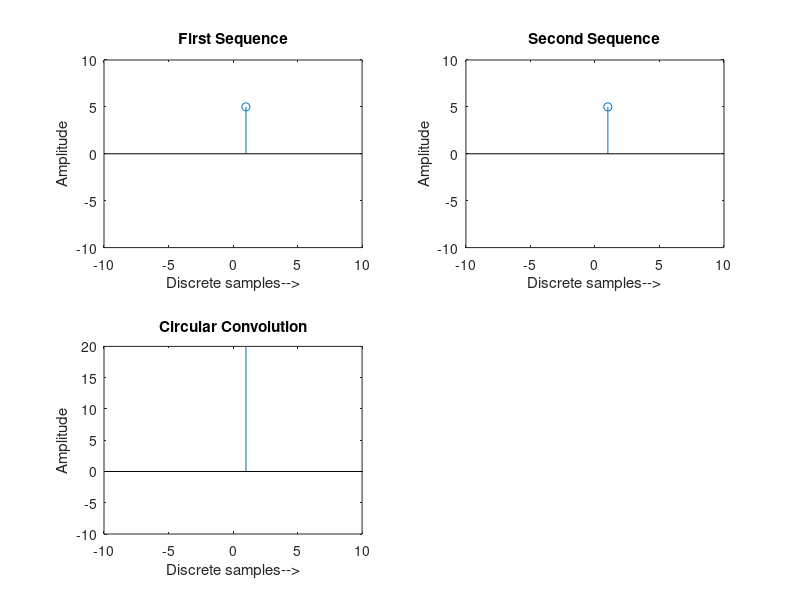

This figure's MATLAB source:
clc;
clear All;
close all;

x= input('Enter the sequence 1: ');
l1= length(x);


h= input('Enter the sequence 2: ');
l2= length(h);

N= max(l1,l2);

if(l1<l2)
x=[x zeros(1, N-l1)];
end;
if(l1>l2)
h=[h zeros(1, N-l2)];
end;
z= ifft(fft(x).*fft(h));
disp(z);
y= zeros(1,N);
  for m=0:N-1
      for n= 0:N-1
          z= mod(m-n,N);
         
          y(m+1)=y(m+1)+x(n+1).*h(z+1);
      end;
  end;
  disp(y);
  l3= length(y);
 m=1:l1;
subplot(2,2,1)
stem(m,x);
axis([-10 10 -10 10]);
xlabel('Discrete samples-->')
ylabel('Amplitude')
title('First Sequence')

m=1:l2;
subplot(2,2,2)
stem(m,h);
axis([-10 10 -10 10]);
xlabel('Discrete samples-->')
ylabel('Amplitude')
title('Second Sequence')


m=1:l3;
subplot(2,2,3)
stem(m,y);
axis([-10 10 -10 20]);
xlabel('Discrete samples-->')
ylabel('Amplitude')
title('Circular Convolution')